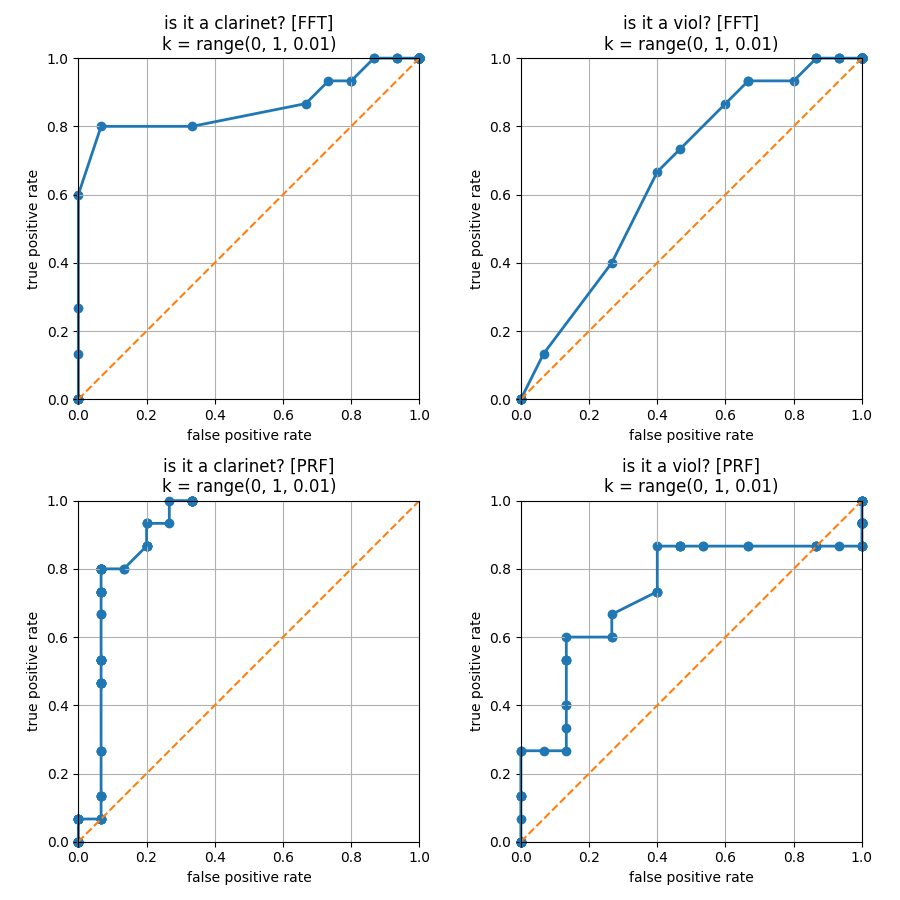

Generate this figure with Python:
import matplotlib.pyplot as plt
import numpy as np
from PH import Filtration
from config import default_filtration_params as filt_params
from Utilities import print_title
from TimbreDetect.helpers import crop_sig, slice_sig, get_spec, downsample_spec, plot_sig, plot_roc



fname_1 = 'datasets/time_series/clarinet/sustained/high_quality/40-clarinet-HQ.txt'
fname_2 = 'datasets/time_series/viol/40-viol.txt'

label_1 = 'clarinet'
label_2 = 'viol'

crop_length = 70000
c1 = 50000
c2 = 100000

crop_1 = (c1, c1 + crop_length)
crop_2 = (c2, c2 + crop_length)

tau = 100		# samples
m = 2

window_length = 5000
num_windows = 30

FT_bins = 100

filt_params.update(
	{
		'ds_rate': 50,
		'max_filtration_param': -7,
		'num_divisions': 10,
		'use_cliques': True,
	}
)

k_min = 0
k_max = 1
k_int = .01
k = np.arange(k_min, k_max, k_int)

load_saved_filts=False





def norm(f):
	if len(f.shape) == 1:
		res = len(f)
	elif len(f.shape) == 2:
		# res = len(f) ** 2
		res = len(f) ** .5
	else:
		print 'ERROR'

	# res = len(f)

	dA = 2. / (res ** 2)		# normalize such that area of PRF domain is 1
	# dA = 1
	return np.sqrt(np.nansum(np.power(f, 2)) * dA)


def test_inclusion(mean, var, tests, k):
	var_norm = norm(var)
	pred = []
	for spec in tests:
		diff = np.subtract(spec, mean)
		dist = norm(diff)
		if dist < 0: print 'aaac dist < 0'
		pred.append(dist < var_norm * k)
	return pred



def get_specs(windows):
	specs = [get_spec(w) for w in windows]
	# plot_spec(specs_1[0], 'spec.png')
	specs = np.asarray([downsample_spec(s[0], s[1], FT_bins)[1] for s in specs])
	# plot_spec(specs_ds_1[0], 'spec_ds.png')
	return specs


from DCE.DCE import embed

def get_prfs(windows, filt_params):
	trajs = [embed(w, tau, m) for w in windows]
	filts = [Filtration(t, filt_params) for t in trajs]
	res = filt_params['num_divisions']
	prfs = [f.get_PRF(res) for f in filts]
	prfs = [prf[2] for prf in prfs]
	return prfs



def pre_proc_data(samps):
	samps_train = samps[1::2]
	samps_test = samps[::2]
	mean_samp = np.mean(samps_train, axis=0)
	var_samp = np.var(samps_train, axis=0)
	return samps_train, samps_test, mean_samp, var_samp



def roc_data(mean, var, tests_true, tests_false, k_arr):
	tpr = []
	fpr = []
	for k in k_arr:
		true_pos = test_inclusion(mean, var, tests_true, k)
		false_pos = test_inclusion(mean, var, tests_false, k)
		true_pos_rate = sum(true_pos) / float(len(true_pos))
		false_pos_rate = sum(false_pos) / float(len(false_pos))
		tpr.append(true_pos_rate)
		fpr.append(false_pos_rate)

	# print 'tpr:', tpr
	# print 'fpr:', fpr
	return [fpr, tpr]



def roc_title(label, mode, k_min, k_max, k_int):
	return 'is it a {}? [{}]\nk = range({}, {}, {})'.format(label, mode, k_min, k_max, k_int)


print 'loading...'
sig_full_1 = np.loadtxt(fname_1)
sig_full_2 = np.loadtxt(fname_2)

print 'processing...'
sig_1 = crop_sig(sig_full_1, crop_1)
sig_2 = crop_sig(sig_full_2, crop_2)


windows_1 = slice_sig(sig_1, l=window_length, n=num_windows)
windows_2 = slice_sig(sig_2, l=window_length, n=num_windows)

# plot_sig(sig_1, sig_full_1, windows_1, label_1)
# plot_sig(sig_2, sig_full_2, windows_2, label_2)


specs_1 = get_specs(windows_1)
specs_2 = get_specs(windows_2)

# plot_spec_x(mean_spec_1, 'mean_spec_1.png')
# plot_spec_x(mean_spec_2, 'mean_spec_2.png')
# plot_spec_x(var_spec_1, 'var_spec_1.png')
# plot_spec_x(var_spec_2, 'var_spec_2.png')
#
# mean_1 = norm(mean_spec_1)
# mean_2 = norm(mean_spec_2)
# var_1 = norm(var_spec_1)
# var_2 = norm(var_spec_2)
#
# print 'norm mean 1: \t {:.3f} \t\t norm mean 2: \t {:.3f}'.format(mean_1, mean_2)
# print 'norm var 1: \t {:.3f} \t norm var 2: \t{:.3f}'.format(var_1, var_2)


specs_train_1, specs_test_1, mean_spec_1, var_spec_1 = pre_proc_data(specs_1)
specs_train_2, specs_test_2, mean_spec_2, var_spec_2 = pre_proc_data(specs_2)

fft_data_1 = roc_data(mean_spec_1, var_spec_1, specs_test_1, specs_test_2, k)
fft_data_2 = roc_data(mean_spec_2, var_spec_2, specs_test_2, specs_test_1, k)



if load_saved_filts:
	prfs_1 = np.load('prfs_1.npy')
	prfs_2 = np.load('prfs_2.npy')

else:
	prfs_1 = get_prfs(windows_1, filt_params)
	prfs_2 = get_prfs(windows_2, filt_params)

	np.save('prfs_1.npy', prfs_1)
	np.save('prfs_2.npy', prfs_2)



prfs_train_1, prfs_test_1, mean_prf_1, var_prf_1 = pre_proc_data(prfs_1)
prfs_train_2, prfs_test_2, mean_prf_2, var_prf_2 = pre_proc_data(prfs_2)

prf_data_1 = roc_data(mean_prf_1, var_prf_1, prfs_test_1, prfs_test_2, k)
prf_data_2 = roc_data(mean_prf_2, var_prf_2, prfs_test_2, prfs_test_1, k)


fig = plt.figure(figsize=(9, 9), tight_layout=True)

ax1 = fig.add_subplot(221)
ax2 = fig.add_subplot(222)
ax3 = fig.add_subplot(223)
ax4 = fig.add_subplot(224)

plot_roc(ax1, fft_data_1, roc_title(label_1, 'FFT', k_min, k_max, k_int))
plot_roc(ax2, fft_data_2, roc_title(label_2, 'FFT', k_min, k_max, k_int))
plot_roc(ax3, prf_data_1, roc_title(label_1, 'PRF', k_min, k_max, k_int))
plot_roc(ax4, prf_data_2, roc_title(label_2, 'PRF', k_min, k_max, k_int))

plt.savefig('ROCs.png')

mean_1 = norm(mean_prf_1)
mean_2 = norm(mean_prf_2)
var_1 = norm(var_prf_1)
var_2 = norm(var_prf_2)
print_title('PRF:')
print 'norm mean 1: \t {: 6.3f} \t\t norm mean 2: \t {: 6.3f}'.format(mean_1, mean_2)
print 'norm var 1: \t {: 6.3f} \t\t norm var 2: \t {: 6.3f}'.format(var_1, var_2)



mean_1 = norm(mean_spec_1)
mean_2 = norm(mean_spec_2)
var_1 = norm(var_spec_1)
var_2 = norm(var_spec_2)
print_title('FFT:')
print 'norm mean 1: \t {: 6.3f} \t\t norm mean 2: \t {: 6.3f}'.format(mean_1, mean_2)
print 'norm var 1: \t {: 6.3f} \t\t norm var 2: \t {: 6.3f}'.format(var_1, var_2)


